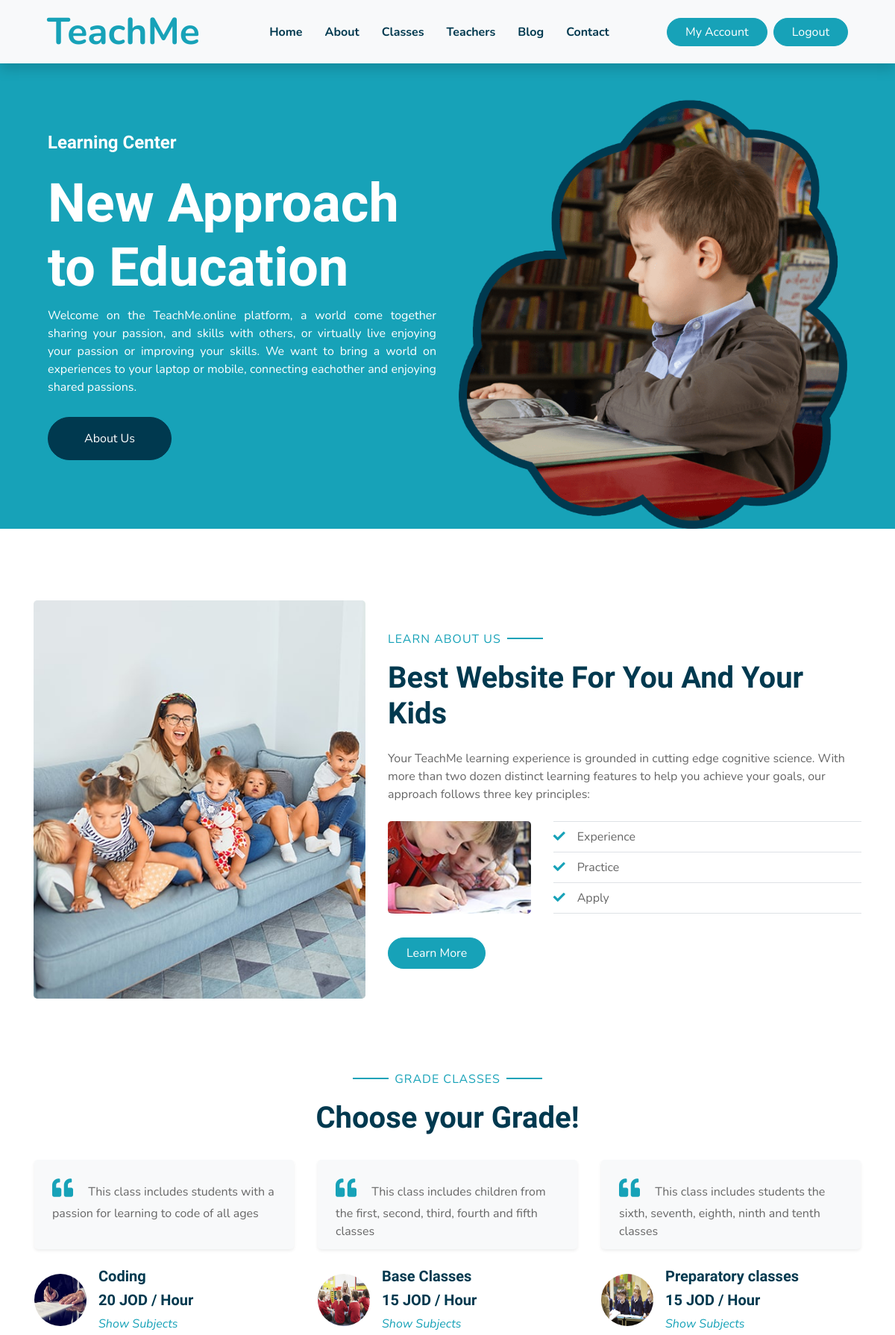
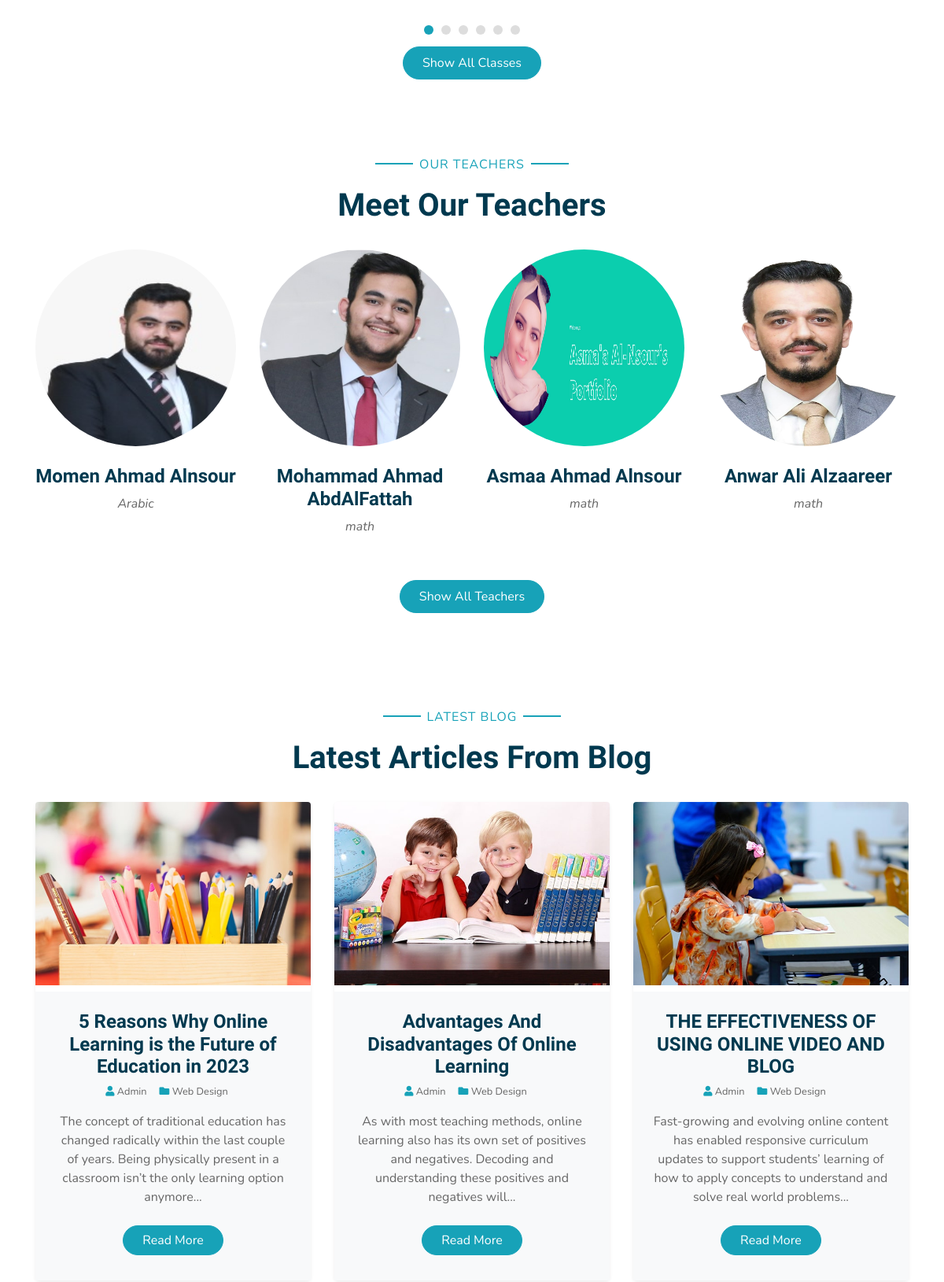
The page /Source Code/private_online_sessions/index.php (signed in, upper part) on the database its author committed (2 pictures, top to bottom).
### tables this page shows
CREATE TABLE `grades` (
  `id` int(11) NOT NULL,
  `grade` varchar(255) NOT NULL,
  `description` varchar(255) DEFAULT NULL,
  `img` varchar(255) DEFAULT NULL,
  `min_age` int(11) NOT NULL DEFAULT 3,
  `max_age` int(11) NOT NULL DEFAULT 70,
  `tuition_fee` int(11) NOT NULL DEFAULT 15,
  `delete_grade` int(11) NOT NULL DEFAULT 1
);

CREATE TABLE `teachers` (
  `id` int(11) NOT NULL,
  `full_name` varchar(255) NOT NULL,
  `phone` varchar(15) NOT NULL,
  `email` varchar(150) NOT NULL,
  `password` varchar(11) NOT NULL,
  `subject_id` int(11) NOT NULL,
  `address` varchar(255) NOT NULL,
  `age` int(11) NOT NULL,
  `image` varchar(255) NOT NULL,
  `degree` varchar(255) NOT NULL,
  `degree_file` varchar(255) NOT NULL,
  `experience` varchar(255) NOT NULL,
  `experience_file` varchar(255) NOT NULL,
  `approval` int(11) NOT NULL DEFAULT 0 COMMENT '0 is not approved',
  `suspend` int(11) NOT NULL DEFAULT 1 COMMENT '0 is suspended',
  `delete_teacher` int(11) NOT NULL DEFAULT 1 COMMENT '0 is Deleted'
);

CREATE TABLE `subjects` (
  `id` int(11) NOT NULL,
  `grades_id` int(11) NOT NULL,
  `subject` varchar(255) NOT NULL,
  `subject_img` varchar(150) DEFAULT NULL,
  `subject_keywords` varchar(255) NOT NULL,
  `delete_subject` int(11) NOT NULL DEFAULT 1
);

### Source Code/private_online_sessions/index.php (the view, shortened to what this page needs)
<?php
include './includes/db.php';
include './includes/header.php';
?>
    <div class="container-fluid bg-primary px-0 px-md-5 mb-5">
      <div class="row align-items-center px-3">
        <div class="col-lg-6 text-center text-lg-left">
          <h4 class="text-white mb-4 mt-5 mt-lg-0">Learning Center</h4>
          <h1 class="display-3 font-weight-bold text-white">
            New Approach to Education
          </h1>
          <p class="text-white mb-4 ali text-justify">
          Welcome on the TeachMe.online platform, a world come together sharing your passion,
           and skills with others, or virtually live enjoying your passion or improving your skills. We want to bring a
          world on experiences to your laptop or mobile, connecting eachother and enjoying shared passions.
          </p>
          <a href="about.php" class="btn btn-secondary mt-1 py-3 px-5">About Us</a>
        </div>
        <div class="col-lg-6 text-center text-lg-right">
          <img class="img-fluid mt-5" src="img/header.png" alt="" />
        </div>
      </div>
    </div>
       <div class="container-fluid py-5">
      <div class="container">
        <div class="row align-items-center">
          <div class="col-lg-5">
            <img
              class="img-fluid rounded mb-5 mb-lg-0"
              src="img/about-1.jpg"
              alt=""
            />
          </div>
          <div class="col-lg-7">
            <p class="section-title pr-5">
            <span class="pr-2">Learn About Us</span>
            </p>
            <h1 class="mb-4">Best Website For You And Your Kids</h1>
            <p>
            Your TeachMe learning experience is grounded in cutting edge cognitive science.
             With more than two dozen distinct learning features to help you achieve your goals,
              our approach follows three key principles:
            </p>
            <div class="row pt-2 pb-4">
              <div class="col-6 col-md-4">
                <img class="img-fluid rounded" src="img/about-2.jpg" alt="" />
              </div>
              <div class="col-6 col-md-8">
                <ul class="list-inline m-0">
                  <li class="py-2 border-top border-bottom">
                    <i class="fa fa-check text-primary mr-3"></i>Experience
                  </li>
                  <li class="py-2 border-bottom">
                    <i class="fa fa-check text-primary mr-3"></i>Practice
                  </li>
                  <li class="py-2 border-bottom">
                    <i class="fa fa-check text-primary mr-3"></i>Apply
                  </li>
                </ul>
              </div>
            </div>
            <a href="about.php" class="btn btn-primary mt-2 py-2 px-4">Learn More</a>
          </div>
        </div>
      </div>
    </div>
        <div class="container-fluid py-5">
      <div class="container p-0">
        <div class="text-center pb-2">
          <p class="section-title px-5">
            <span class="px-2">GRADE CLASSES</span>
          </p>
          <h1 class="mb-4">Choose your Grade!</h1>
        </div>
        <div class="owl-carousel testimonial-carousel">
        <?php
        $query = "SELECT * FROM Grades where delete_grade='1'";
        $con->query($query);
        if ($result = $con->query($query)) {
          while($row = $result->fetch_assoc() ){
            ?>
     <div class="testimonial-item px-3">
            <div class="bg-light shadow-sm rounded mb-4 p-4" style="height: 120px;">
              <h3 class="fas fa-quote-left text-primary mr-3" ></h3>
              <?php echo $row['description'];?>
            </div>
            <div class="d-flex align-items-center">
              <img
                class="rounded-circle"
                src="<?php if ($row['img']==null){echo 'img/about-2.jpg';}else{echo 'img/'.$row['img'];}  ?>"
                style="width: 70px; height: 70px"
                alt="Image"
              />
              <div class="pl-3">
                <h5><?php echo $row['grade']; ?></h5>
                <h5><?php echo $row['tuition_fee'].' JOD / Hour'; ?></h5>
                <a href="subject.php?grade_id=<?php echo $row['id']; ?>"><i>Show Subjects</i></a>
              </div>
            </div>
          </div>
        <?php  } }?>
        </div>
        <div style="text-align: center;">
        <a href="class.php" class="btn btn-primary mt-2 py-2 px-4">Show All Classes</a>
        </div>
      </div>
    </div>
    <div class="container-fluid pt-5">
      <div class="container">
        <div class="text-center pb-2">
          <p class="section-title px-5">
            <span class="px-2">Our Teachers</span>
          </p>
          <h1 class="mb-4">Meet Our Teachers</h1>
        </div>
        <div class="row">
          <?php
           $get_teach = "select teachers.id,full_name,phone,email,password,subject_id,address,age,image,degree,degree_file,
           experience,experience_file,subjects.grades_id,subjects.subject,subjects.subject_img, subjects.subject_keywords,subjects.subject_keywords,subjects.delete_subject
            from `teachers` INNER JOIN `subjects`
           WHERE teachers.approval='1' AND teachers.suspend='1' AND subject_id=subjects.id AND delete_teacher='1' AND delete_subject='1'";
           if ($result = $con->query($get_teach) ) {
            $x=0;
            while($row = $result->fetch_assoc() ){
              $x=$x+1;
              if($x>4){
                break;
             echo 'yes';
              }else{  ?>
          <div class="col-md-6 col-lg-3 text-center team mb-5">
            <div
              class="position-relative overflow-hidden mb-4"
              style="border-radius: 100%"
            >
              <img style="width: 150px ; height: 250px;" class="img-fluid w-100" src="./admin_area/user_image/<?php  echo $row['image'];?>" alt="" />
            </div>
            <h4><?php  echo $row['full_name'];?></h4>
            <i><?php  echo $row['subject'];?></i>
          </div>
          <?php }}}?>
        </div>
        <div style="text-align: center;">
        <a href="teacher.php" class="btn btn-primary mt-2 py-2 px-4">Show All Teachers</a>
        <br><br>   <br><br>
        </div>
      </div>
    </div>
    <div class="container-fluid pt-5">
      <div class="container">
        <div class="text-center pb-2">
          <p class="section-title px-5">
            <span class="px-2">Latest Blog</span>
          </p>
          <h1 class="mb-4">Latest Articles From Blog</h1>
        </div>
        <div class="row pb-3">
          <div class="col-lg-4 mb-4">
            <div class="card border-0 shadow-sm mb-2">
              <img class="card-img-top mb-2" src="img/blog-1.jpg" alt="" />
              <div class="card-body bg-light text-center p-4">
                <h4 class="">5 Reasons Why Online Learning is the Future of Education in 2023</h4>
                <div class="d-flex justify-content-center mb-3">
                  <small class="mr-3"
                    ><i class="fa fa-user text-primary"></i> Admin</small
                  >
                  <small class="mr-3"
                    ><i class="fa fa-folder text-primary"></i> Web Design</small
                  >
                </div>
                <p>
                The concept of traditional education has changed radically within the last couple of years.
                 Being physically present in a classroom isn’t the only learning option anymore...
                </p>
                <a href="blog.php" class="btn btn-primary px-4 mx-auto my-2"
                  >Read More</a
                >
              </div>
            </div>
          </div>
          <div class="col-lg-4 mb-4">
            <div class="card border-0 shadow-sm mb-2">
              <img class="card-img-top mb-2" src="img/blog-2.jpg" alt="" />
              <div class="card-body bg-light text-center p-4">
                <h4 class="">Advantages And Disadvantages Of Online Learning</h4>
                <div class="d-flex justify-content-center mb-3">
                  <small class="mr-3"
                    ><i class="fa fa-user text-primary"></i> Admin</small
                  >
                  <small class="mr-3"
                    ><i class="fa fa-folder text-primary"></i> Web Design</small
                  >
                </div>
                <p>
                As with most teaching methods, online learning also has its own set of positives and negatives. Decoding and understanding these positives and negatives will...
                </p>
                <a href="blog.php" class="btn btn-primary px-4 mx-auto my-2"
                  >Read More</a
                >
              </div>
            </div>
          </div>
          <div class="col-lg-4 mb-4">
            <div class="card border-0 shadow-sm mb-2">
              <img class="card-img-top mb-2" src="img/blog-3.jpg" alt="" />
              <div class="card-body bg-light text-center p-4">
                <h4 class="">THE EFFECTIVENESS OF USING ONLINE VIDEO AND BLOG </h4>
                <div class="d-flex justify-content-center mb-3">
                  <small class="mr-3"
                    ><i class="fa fa-user text-primary"></i> Admin</small
                  >
                  <small class="mr-3"
                    ><i class="fa fa-folder text-primary"></i> Web Design</small
                  >
                </div>
                <p>
                Fast-growing and evolving online content has enabled responsive curriculum updates to support students’
                learning of how to apply concepts to understand and solve real world problems...
                </p>
                <a href="blog.php" class="btn btn-primary px-4 mx-auto my-2"
                  >Read More</a
                >
              </div>
            </div>
          </div>
        </div>
      </div>
    </div>
    <?php
    include './includes/footer.php';
    ?>

### rows shown on the page
grades: description "This class includes children from the first, second, third, fourth and fifth classes", img (picture), grade "Base Classes", tuition_fee "15"
grades: description "This class includes students the sixth, seventh, eighth, ninth and tenth classes", img (picture), grade "Preparatory classes", tuition_fee "15"
grades: description "This class includes students with a passion for learning to code of all ages", img (picture), grade "Coding", tuition_fee "20"
teachers: image (picture), full_name "Momen Ahmad Alnsour", subject.subject "Arabic"
teachers: image (picture), full_name "Mohammad Ahmad AbdAlFattah", subject.subject "math"
teachers: image (picture), full_name "Asmaa Ahmad Alnsour", subject.subject "math"
teachers: image (picture), full_name "Anwar Ali Alzaareer", subject.subject "math"
